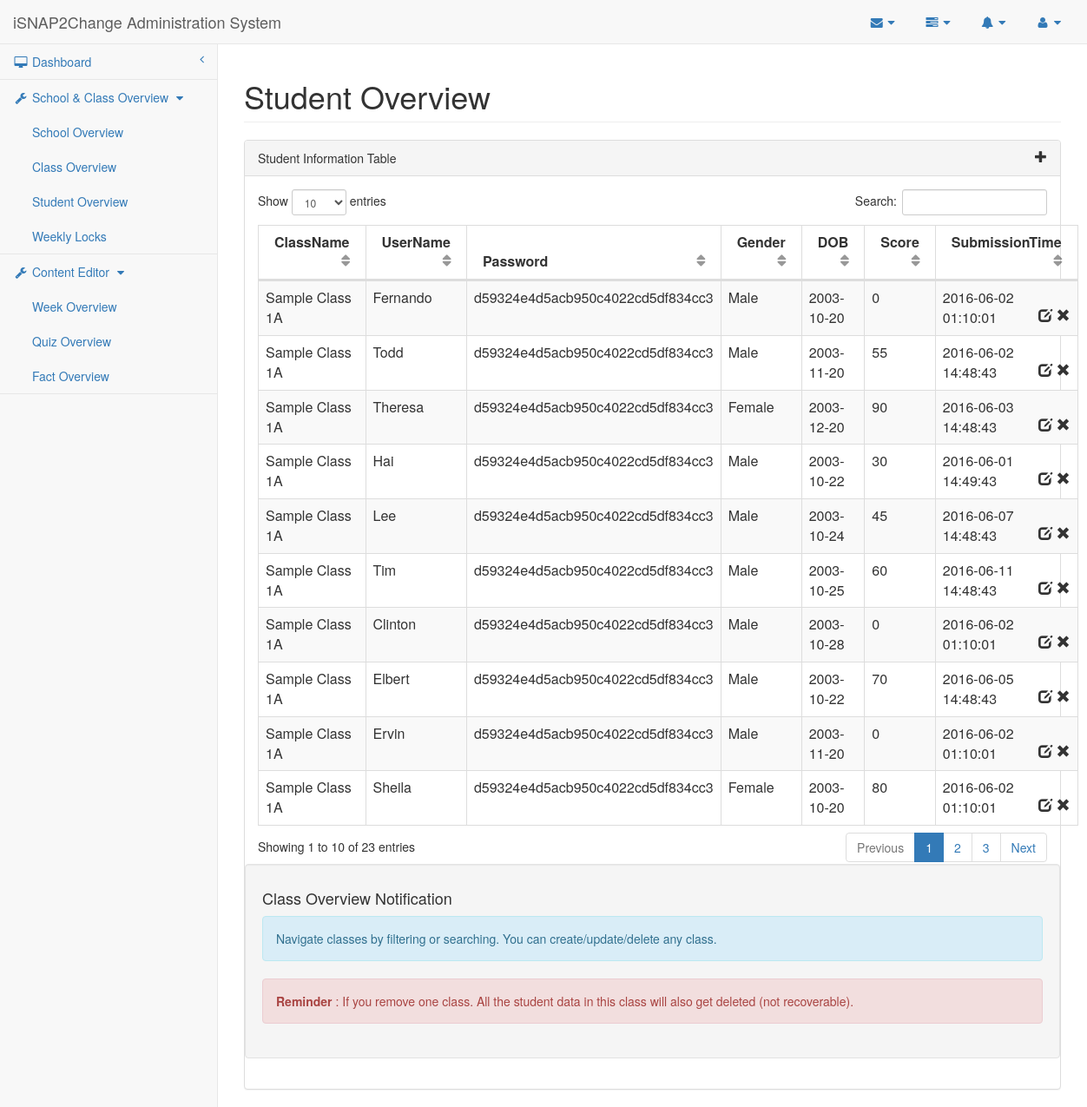
Page /isnap2change/researcher/student.php on the committed database.
### tables this page shows
CREATE TABLE IF NOT EXISTS `Student` (
    StudentID MEDIUMINT AUTO_INCREMENT,
    Username TEXT NOT NULL,
    Nickname TEXT,
    FName TEXT,
    LName TEXT,
    `Password` TEXT NOT NULL,
    Email TEXT,
    Gender TEXT,
    DOB DATE,
    Score MEDIUMINT DEFAULT 0,
    SubmissionTime TIMESTAMP DEFAULT CURRENT_TIMESTAMP,  
    ClassID MEDIUMINT NOT NULL,
    CONSTRAINT Student_StudentID_PK PRIMARY KEY (StudentID),
    CONSTRAINT Student_ClassID_FK FOREIGN KEY (ClassID)
        REFERENCES Class (ClassID)
        ON DELETE CASCADE ON UPDATE CASCADE
);

CREATE TABLE IF NOT EXISTS `Class` (
    ClassID MEDIUMINT AUTO_INCREMENT,
    ClassName TEXT,
    SchoolID MEDIUMINT NOT NULL,
     
    UnlockedProgress MEDIUMINT NOT NULL DEFAULT 10,
    CONSTRAINT Class_ClassID_PK PRIMARY KEY (ClassID),
    CONSTRAINT Class_SchoolID_FK FOREIGN KEY (SchoolID)
        REFERENCES School (SchoolID)
        ON DELETE CASCADE ON UPDATE CASCADE
);

### isnap2change/researcher/student.php (the view, shortened to what this page needs)
<?php
    $conn = db_connect();
    $studentSql = "SELECT ClassName, StudentID, Username, `Password`, Gender, DOB, Score, SubmissionTime FROM Student NATURAL JOIN Class
               ORDER BY ClassID";
    $studentQuery = $conn->prepare($studentSql);
    $studentQuery->execute();
    $studentResult = $studentQuery->fetchAll(PDO::FETCH_OBJ);
?>
<!DOCTYPE html>
<html lang="en">
<head>
    <link href="../bower_components/bootstrap/dist/css/bootstrap.min.css" rel="stylesheet">
    <link href="../bower_components/metisMenu/dist/metisMenu.min.css" rel="stylesheet">
    <link href="../bower_components/datatables-plugins/integration/bootstrap/3/dataTables.bootstrap.css" rel="stylesheet">
    <link href="../dist/css/sb-admin-2.css" rel="stylesheet">
    <link href="../bower_components/font-awesome/css/font-awesome.min.css" rel="stylesheet" type="text/css">
</head>
<body>
    <div id="wrapper">
        <div w3-include-html="navigation.html"></div>
        <div id="page-wrapper">
            <div class="row">
                <div class="col-lg-12">
                    <h1 class="page-header">Student Overview</h1>
                </div>
            </div>
            <div class="row">
                <div class="col-lg-12">
                    <div class="panel panel-default">
                        <div class="panel-heading">
                            Student Information Table <span class="glyphicon glyphicon-plus pull-right" data-toggle="modal" data-target="#dialog"></span>
                        </div>
                        <div class="panel-body">
                            <div class="dataTable_wrapper">
                                <table class="table table-striped table-bordered table-hover" id="datatables">
                                    <thead>
                                        <tr>
                                            <th>ClassName</th>
                                            <th>UserName</th>
                                            <th>Password</th>
                                            <th>Gender</th>
                                            <th>DOB</th>
                                            <th>Score</th>
                                            <th>SubmissionTime</th>
                                        </tr>
                                    </thead>
                                    <tbody>
                                    <?php for($i=0; $i<count($studentResult); $i++) {?>
                                        <tr class="<?php if($i % 2 == 0){echo "odd";} else {echo "even";} ?>">
                                            <td><?php echo $studentResult[$i]->ClassName ?></td>
                                            <td><?php echo $studentResult[$i]->Username ?></td>
                                            <td><?php echo $studentResult[$i]->Password ?></td>
                                            <td><?php echo $studentResult[$i]->Gender ?></td>
                                            <td><?php echo $studentResult[$i]->DOB ?></td>
                                            <td><?php echo $studentResult[$i]->Score ?></td>
                                            <td><?php echo $studentResult[$i]->SubmissionTime ?><span class="glyphicon glyphicon-remove pull-right" aria-hidden="true"></span><span class="pull-right" aria-hidden="true">&nbsp;</span><span class="glyphicon glyphicon-edit pull-right" data-toggle="modal" data-target="#dialog" aria-hidden="true"></span></td>
                                        </tr>
                                    <?php } ?>
                                    </tbody>
                                </table>
                            </div>
                            <div class="well row">
                                <h4>Class Overview Notification</h4>
                                <div class="alert alert-info">
                                    <p>Navigate classes by filtering or searching. You can create/update/delete any class.</p>
                                </div>
                                <div class="alert alert-danger">
                                    <p><strong>Reminder</strong> : If you remove one class. All the student data in this class will also get deleted (not recoverable).</p>
                                </div>
                            </div>
                        </div>
                    </div>
                </div>
            </div>
        </div>
    </div>
</body>
</html>

### rows in the picture
student: ClassID.ClassName "Sample Class 1A", Username "Fernando", Password "d59324e4d5acb950c4022cd5df834cc3", Gender "Male", DOB "2003-10-20", Score "0", SubmissionTime "2016-06-02 01:10:01"
student: ClassID.ClassName "Sample Class 1A", Username "Todd", Password "d59324e4d5acb950c4022cd5df834cc3", Gender "Male", DOB "2003-11-20", Score "55", SubmissionTime "2016-06-02 14:48:43"
student: ClassID.ClassName "Sample Class 1A", Username "Theresa", Password "d59324e4d5acb950c4022cd5df834cc3", Gender "Female", DOB "2003-12-20", Score "90", SubmissionTime "2016-06-03 14:48:43"
student: ClassID.ClassName "Sample Class 1A", Username "Hai", Password "d59324e4d5acb950c4022cd5df834cc3", Gender "Male", DOB "2003-10-22", Score "30", SubmissionTime "2016-06-01 14:49:43"
student: ClassID.ClassName "Sample Class 1A", Username "Lee", Password "d59324e4d5acb950c4022cd5df834cc3", Gender "Male", DOB "2003-10-24", Score "45", SubmissionTime "2016-06-07 14:48:43"
student: ClassID.ClassName "Sample Class 1A", Username "Tim", Password "d59324e4d5acb950c4022cd5df834cc3", Gender "Male", DOB "2003-10-25", Score "60", SubmissionTime "2016-06-11 14:48:43"
student: ClassID.ClassName "Sample Class 1A", Username "Clinton", Password "d59324e4d5acb950c4022cd5df834cc3", Gender "Male", DOB "2003-10-28", Score "0", SubmissionTime "2016-06-02 01:10:01"
student: ClassID.ClassName "Sample Class 1A", Username "Elbert", Password "d59324e4d5acb950c4022cd5df834cc3", Gender "Male", DOB "2003-10-22", Score "70", SubmissionTime "2016-06-05 14:48:43"
student: ClassID.ClassName "Sample Class 1A", Username "Ervin", Password "d59324e4d5acb950c4022cd5df834cc3", Gender "Male", DOB "2003-11-20", Score "0", SubmissionTime "2016-06-02 01:10:01"
student: ClassID.ClassName "Sample Class 1A", Username "Sheila", Password "d59324e4d5acb950c4022cd5df834cc3", Gender "Female", DOB "2003-10-20", Score "80", SubmissionTime "2016-06-02 01:10:01"
